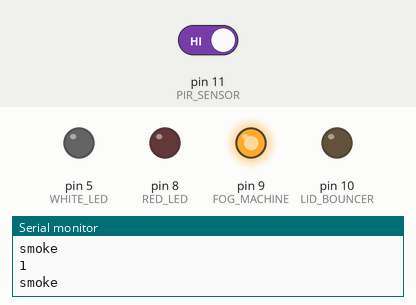
Bench run of a sketch on a simulated Arduino Uno, built with avr-gcc and run on an emulated ATmega328P. On the bench: output pins drawn as LEDs (lit = HIGH), the last lines printed to the serial monitor. Inputs (shaded band) come from the test bench; at power-on: pin 11 (PIR_SENSOR) HIGH. Random numbers use the default seed unless the sketch sets one; pins used as bus, display or sensor lines are not drawn.

Above: at 1.2 s.
1.3 s: pin 11 (PIR_SENSOR) driven LOW
At 2.5 s:
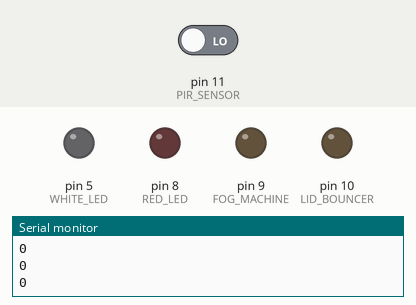
2.8 s: pin 11 (PIR_SENSOR) driven HIGH
At 3.64 s:
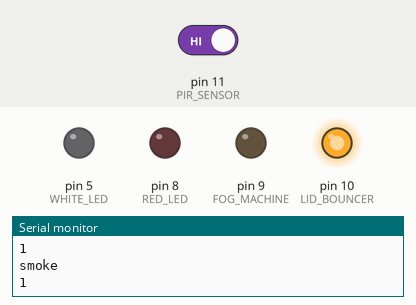
Timing chart, 0 to 11.8 s (numbered marks = the images above; inputs shaded):
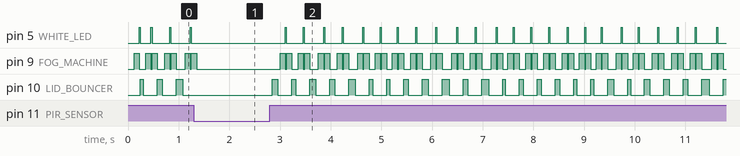

The sketch:

MonsterBox_NoSound.ino
```cpp
#include <Thread.h>
#include <ThreadController.h>
#include <TimerOne.h>
#include <NewPing.h>


#define RED_LED 8

#define WHITE_LED 5

#define FOG_MACHINE   9   // Connect Digital Pin on Arduino to Relay Module

#define LID_BOUNCER   10   // Connect Digital Pin on Arduino to Relay Module


#define PIR_SENSOR      11 // PIR Input
#define PIR_SENSOR_OUT  12

/*
#define PROX_SENSOR   11 // Arduino pin tied to trigger pin on ping sensor.
#define ECHO_PIN      12 // Arduino pin tied to echo pin on ping sensor.
#define MAX_DISTA0NCE 400 // Maximum distance we want to ping for (in centimeters). Maximum sensor distance is rated at 400-500cm.

NewPing sonar(PROX_SENSOR, ECHO_PIN, MAX_DISTANCE); // NewPing setup of pins and maximum distance.

*/
//unsigned int ferocity = 2;

class MotionSensorThread: public Thread
{
public:
  int value;
  int pin;

  void run(){
    // Reads the analog pin, and saves it localy
    value = digitalRead(pin);

    runned();
  }
};

/*void echoCheck() { // Timer2 interrupt calls this function every 24uS where you can check the ping status.
  // Don't do anything here!
  if (sonar.check_timer()) { // This is how you check to see if the ping was received.
    // Here's where you can add code.
    Serial.print("Ping: ");
    Serial.print(sonar.ping_result / US_ROUNDTRIP_CM); // Ping returned, uS result in ping_result, convert to cm with US_ROUNDTRIP_CM.
    Serial.println("cm");
  }
  // Don't do anything here!
}*/

/*class ProximitySensorThread: public Thread
{
public:
  int value;
  int pin;

  void run(){

    value = sonar.ping_median(5);
    runned();
  }
};*/

class SmokeThread: public Thread
{
  void run(){
    Serial.println("smoke thread");
    // Reads the analog pin, and saves it localy
    digitalWrite(FOG_MACHINE, HIGH);
    delay(100);
    digitalWrite(FOG_MACHINE, LOW);
    runned();
  }
};

/*class StrobeThread: public Thread
{
  void run(){
    Serial.println("strobe");
    // Reads the analog pin, and saves it localy
    digitalWrite(A5, HIGH);

    delay(700);
    digitalWrite(A5, LOW);
    delay(20);
    runned();
  }
};*/

ThreadController actionControl = ThreadController();
Thread* lidThread = new Thread();
Thread* lightsThread = new Thread();
Thread* smokeThread = new Thread();
Thread* strobeThread = new Thread();

MotionSensorThread moSensorThread = MotionSensorThread();
//ProximitySensorThread proxSensorThread = ProximitySensorThread();
SmokeThread smokeTimerThread = SmokeThread();
/*StrobeThread strobeTimerThread = StrobeThread();*/

ThreadController controll = ThreadController();

void timerCallback(){
  controll.run();
}

void lid(){
  //Serial.println("lid");
    digitalWrite(LID_BOUNCER, HIGH);
    delay(random(50,150));
    digitalWrite(LID_BOUNCER, LOW);
    delay(50);
}


void lights(){
  //Serial.println("lights");

  //int fire[][3] = {{161,1,0},{218,31,5},{243,60,4},{254,101,13},{255,193,31},{255,247,93},{256,0,0},{255,255,0},{256,0,150}};
  int fire[][3] = {{256,0,0}};
  int fire_hue = random(0,sizeof(fire)-1);

  digitalWrite(RED_LED, 256);
//  digitalWrite(GREEN_LED, fire[fire_hue][1]);
//  digitalWrite(BLUE_LED, fire[fire_hue][2]);
  delay(random(50,150));
  digitalWrite(RED_LED, 0);
//  digitalWrite(BLUE_LED, 0);
//  digitalWrite(GREEN_LED, 0);
  /*delay(random(50,150));
  digitalWrite(RED_LED, fire[fire_hue][0]);*/
  delay(20);
}

void smoke(){
  Serial.println("smoke");
  digitalWrite(FOG_MACHINE, HIGH);
  delay(100);
  digitalWrite(FOG_MACHINE, LOW);
}

void strobe(){
  Serial.println("strobe");
  // Reads the analog pin, and saves it localy
  digitalWrite(WHITE_LED, HIGH);

  delay(20);
  digitalWrite(WHITE_LED, LOW);
  delay(5);
}

void setup() {
  // initialize serial communication:
  Serial.begin(9600);

  //pinMode(GREEN_LED, OUTPUT);
  pinMode(RED_LED, OUTPUT);
  //pinMode(BLUE_LED, OUTPUT);

  pinMode(WHITE_LED, OUTPUT);

  // Setup all the relay Pins
  pinMode(LID_BOUNCER, OUTPUT);
  //pinMode(RED_LEDS,    OUTPUT);

  pinMode(FOG_MACHINE, OUTPUT);

  pinMode(PIR_SENSOR,   INPUT);
  pinMode(PIR_SENSOR_OUT,   OUTPUT);

  //pinMode(PROX_SENSOR,  INPUT);


  lidThread->onRun(lid);
  lidThread->setInterval(200);
/*
  lightsThread->onRun(lights);
  lightsThread->setInterval(50);
*/
  smokeThread->onRun(smoke);
  smokeThread->setInterval(20);

  strobeThread->onRun(strobe);
  strobeThread->setInterval(150);

  actionControl.add(lidThread);
  //actionControl.add(lightsThread);
  actionControl.add(smokeThread);
  actionControl.add(strobeThread);

  moSensorThread.pin = PIR_SENSOR;
  moSensorThread.setInterval(100);
  controll.add(&moSensorThread);

  /*proxSensorThread.pin = PROX_SENSOR;
  proxSensorThread.setInterval(200);
  controll.add(&proxSensorThread);*/

  smokeTimerThread.setInterval(30000);
  controll.add(&smokeTimerThread);
 /*
  strobeTimerThread.setInterval(40);
  controll.add(&strobeTimerThread);
*/

  Timer1.initialize(20000);
  Timer1.attachInterrupt(timerCallback);
  Timer1.start();
}


void loop() {
  digitalWrite(PIR_SENSOR_OUT, moSensorThread.value);
  Serial.println(moSensorThread.value);
  if(moSensorThread.value){

    actionControl.run();
  }
  else{
      digitalWrite(RED_LED, 256);
      delay(15);
  }
}
```

Measured:
- after the input at 2.8 s, pin 5 (WHITE_LED): goes 8 × (HIGH 0.02 s, LOW 0.34 s), 3 × (HIGH 0.02 s, LOW 0.40 s), 6 × (HIGH 0.02 s, LOW 0.31 s), 6 × (HIGH 0.02 s, LOW 0.37 s), HIGH 0.02 s, then LOW, starting after 0.31 s
